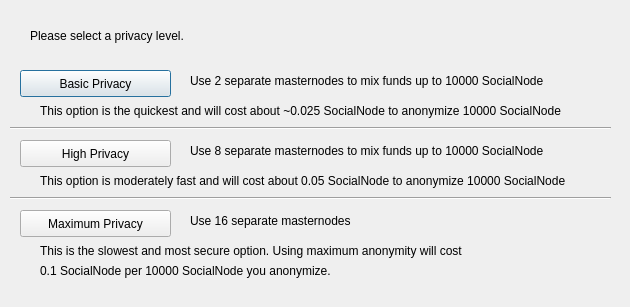
<?xml version="1.0" encoding="UTF-8"?>
<ui version="4.0">
 <class>ObfuscationConfig</class>
 <widget class="QDialog" name="ObfuscationConfig">
  <property name="geometry">
   <rect>
    <x>0</x>
    <y>0</y>
    <width>630</width>
    <height>307</height>
   </rect>
  </property>
  <property name="windowTitle">
   <string>Configure Obfuscation</string>
  </property>
  <widget class="QPushButton" name="buttonBasic">
   <property name="geometry">
    <rect>
     <x>20</x>
     <y>70</y>
     <width>151</width>
     <height>27</height>
    </rect>
   </property>
   <property name="text">
    <string>Basic Privacy</string>
   </property>
  </widget>
  <widget class="QPushButton" name="buttonHigh">
   <property name="geometry">
    <rect>
     <x>20</x>
     <y>140</y>
     <width>151</width>
     <height>27</height>
    </rect>
   </property>
   <property name="text">
    <string>High Privacy</string>
   </property>
  </widget>
  <widget class="QPushButton" name="buttonMax">
   <property name="geometry">
    <rect>
     <x>20</x>
     <y>210</y>
     <width>151</width>
     <height>27</height>
    </rect>
   </property>
   <property name="text">
    <string>Maximum Privacy</string>
   </property>
  </widget>
  <widget class="QLabel" name="label">
   <property name="geometry">
    <rect>
     <x>30</x>
     <y>20</y>
     <width>571</width>
     <height>31</height>
    </rect>
   </property>
   <property name="text">
    <string>Please select a privacy level.</string>
   </property>
  </widget>
  <widget class="QLabel" name="label_2">
   <property name="geometry">
    <rect>
     <x>190</x>
     <y>70</y>
     <width>421</width>
     <height>21</height>
    </rect>
   </property>
   <property name="text">
    <string>Use 2 separate masternodes to mix funds up to 10000 SocialNode</string>
   </property>
  </widget>
  <widget class="QLabel" name="label_3">
   <property name="geometry">
    <rect>
     <x>190</x>
     <y>140</y>
     <width>411</width>
     <height>21</height>
    </rect>
   </property>
   <property name="text">
    <string>Use 8 separate masternodes to mix funds up to 10000 SocialNode</string>
   </property>
  </widget>
  <widget class="QLabel" name="label_4">
   <property name="geometry">
    <rect>
     <x>190</x>
     <y>210</y>
     <width>421</width>
     <height>21</height>
    </rect>
   </property>
   <property name="text">
    <string>Use 16 separate masternodes</string>
   </property>
  </widget>
  <widget class="QLabel" name="label_6">
   <property name="geometry">
    <rect>
     <x>40</x>
     <y>100</y>
     <width>561</width>
     <height>21</height>
    </rect>
   </property>
   <property name="text">
    <string>This option is the quickest and will cost about ~0.025 SocialNode to anonymize 10000 SocialNode</string>
   </property>
  </widget>
  <widget class="QLabel" name="label_7">
   <property name="geometry">
    <rect>
     <x>40</x>
     <y>170</y>
     <width>561</width>
     <height>21</height>
    </rect>
   </property>
   <property name="text">
    <string>This option is moderately fast and will cost about 0.05 SocialNode to anonymize 10000 SocialNode</string>
   </property>
  </widget>
  <widget class="QLabel" name="label_8">
   <property name="geometry">
    <rect>
     <x>40</x>
     <y>240</y>
     <width>561</width>
     <height>21</height>
    </rect>
   </property>
   <property name="text">
    <string>This is the slowest and most secure option. Using maximum anonymity will cost</string>
   </property>
  </widget>
  <widget class="QLabel" name="label_9">
   <property name="geometry">
    <rect>
     <x>40</x>
     <y>260</y>
     <width>561</width>
     <height>21</height>
    </rect>
   </property>
   <property name="text">
    <string>0.1 SocialNode per 10000 SocialNode you anonymize.</string>
   </property>
  </widget>
  <widget class="Line" name="line">
   <property name="geometry">
    <rect>
     <x>10</x>
     <y>120</y>
     <width>601</width>
     <height>16</height>
    </rect>
   </property>
   <property name="orientation">
    <enum>Qt::Horizontal</enum>
   </property>
  </widget>
  <widget class="Line" name="line_2">
   <property name="geometry">
    <rect>
     <x>10</x>
     <y>190</y>
     <width>601</width>
     <height>16</height>
    </rect>
   </property>
   <property name="orientation">
    <enum>Qt::Horizontal</enum>
   </property>
  </widget>
 </widget>
 <resources/>
 <connections/>
</ui>
